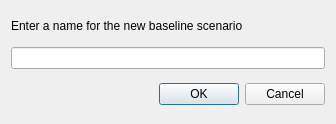
<?xml version="1.0" encoding="UTF-8"?>
<ui version="4.0">
 <class>name</class>
 <widget class="QDialog" name="name">
  <property name="geometry">
   <rect>
    <x>0</x>
    <y>0</y>
    <width>336</width>
    <height>124</height>
   </rect>
  </property>
  <property name="windowTitle">
   <string>Baseline scenario</string>
  </property>
  <layout class="QGridLayout" name="gridLayout">
   <item row="0" column="0">
    <widget class="QLabel" name="name_label">
     <property name="sizePolicy">
      <sizepolicy hsizetype="Fixed" vsizetype="Fixed">
       <horstretch>0</horstretch>
       <verstretch>0</verstretch>
      </sizepolicy>
     </property>
     <property name="text">
      <string>Enter a name for the new baseline scenario</string>
     </property>
    </widget>
   </item>
   <item row="1" column="0">
    <widget class="QLineEdit" name="nameBox"/>
   </item>
   <item row="2" column="0">
    <widget class="QDialogButtonBox" name="buttonBox">
     <property name="orientation">
      <enum>Qt::Horizontal</enum>
     </property>
     <property name="standardButtons">
      <set>QDialogButtonBox::Cancel|QDialogButtonBox::Ok</set>
     </property>
    </widget>
   </item>
  </layout>
 </widget>
 <resources/>
 <connections>
  <connection>
   <sender>buttonBox</sender>
   <signal>accepted()</signal>
   <receiver>name</receiver>
   <slot>accept()</slot>
   <hints>
    <hint type="sourcelabel">
     <x>248</x>
     <y>254</y>
    </hint>
    <hint type="destinationlabel">
     <x>157</x>
     <y>274</y>
    </hint>
   </hints>
  </connection>
  <connection>
   <sender>buttonBox</sender>
   <signal>rejected()</signal>
   <receiver>name</receiver>
   <slot>reject()</slot>
   <hints>
    <hint type="sourcelabel">
     <x>316</x>
     <y>260</y>
    </hint>
    <hint type="destinationlabel">
     <x>286</x>
     <y>274</y>
    </hint>
   </hints>
  </connection>
 </connections>
</ui>
